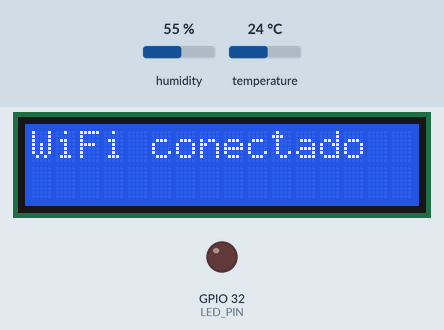
Simulated run of this sketch. Board: ESP32. Shown: 16×2 character LCD, output pins drawn as LEDs (lit = HIGH). Dashed ring = blinking. Inputs (shaded band) come from the test bench; at power-on: temperature 24 °C, humidity 55 %. WiFi joins after 1.5 s; servers stay silent unless stated; the local clock reads 2024-03-15 10:24:30 at power-on unless the sketch sets it; web services answer with replies made up by the test bench; what the sketch prints to the serial monitor is not drawn.

Above: at 1.6 s.
At 4.3 s:
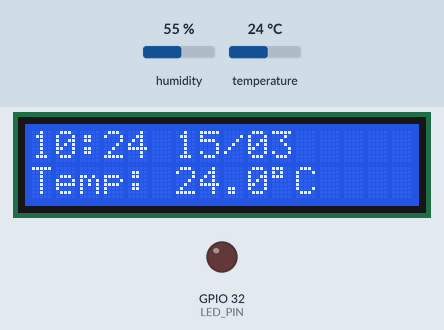
4.4 s: temperature set to 27.6 °C
At 6.5 s:
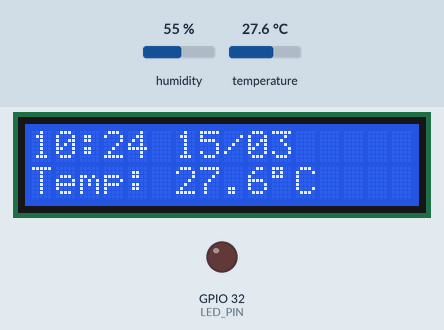
7.2 s: temperature set to 28.3 °C
At 7.36 s:
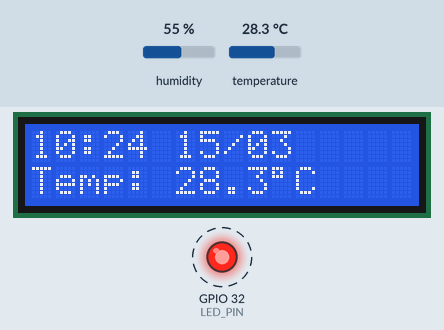
12.5 s: temperature set to 12 °C
At 16.0 s:
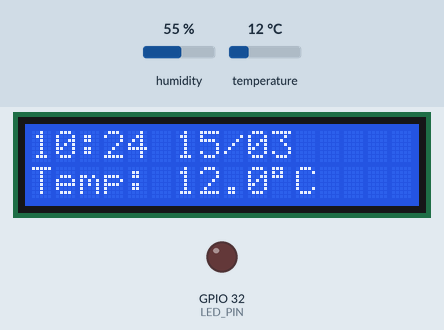
Timing chart, 0 to 17.5 s (numbered marks = the images above; inputs shaded):
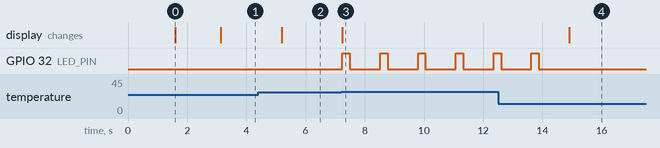

Measured:
- the behaviour switches between 27.9 and 28 °C on temperature (found by bisection; images 2 and 3)
- after the input at 4.4 s, the display: changes after 0.79 s (image 2)
- after the input at 7.2 s, GPIO 32 (LED_PIN): alternates HIGH for 0.25 s and LOW for 1.0 s, starting at once; the display: changes at once (image 3)
- after the input at 12.5 s, GPIO 32 (LED_PIN): goes on until 13.9 s, then stays LOW; the display: changes after 2.4 s (image 4)
- what the display in image 0 shows lasts 1.5 s, from 1.6 s to 3.1 s

The sketch:

codigo_monitoramento.ino
```cpp
// CÓDIGO PRINCIPAL DE MONITORAMENTO TÉRMICO
// Este arquivo contém a lógica do sistema (leitura do sensor, exibição no LCD,
// controle do LED de alerta e envio de dados para o ThingSpeak).


// BIBLIOTECAS
// Aqui importamos as bibliotecas necessárias para o projeto.

#include <WiFi.h>
#include <HTTPClient.h>
#include <Wire.h>
#include <LiquidCrystal_I2C.h>
#include <DHT.h>
#include <time.h>


// CONFIGURAÇÕES DO WI-FI
// Aqui colocamos o nome e a senha da rede Wi-Fi.

const char* ssid = "SECRET_SSID";
const char* password = "SECRET_PASS";


// CONFIGURAÇÕES DO THINGSPEAK (NUVEM)
// Aqui definimos o servidor HTTP e a sua chave de API de escrita.

const char* serverName = "http://api.thingspeak.com/update";
String apiKey = "SECRET_THINGSPEAK_KEY";

// Variáveis para controle do tempo de envio para a nuvem sem travar o código
unsigned long ultimoEnvioNuvem = 0;
const unsigned long intervaloNuvem = 20000; // Envia a cada 20 segundos (20000 ms)


// CONFIGURAÇÃO DO DHT22
// O sensor de temperatura está conectado ao GPIO 33.

#define DHTPIN 33
#define DHTTYPE DHT22

DHT dht(DHTPIN, DHTTYPE);


// CONFIGURAÇÃO DO LED
// O LED está conectado ao GPIO 32.

#define LED_PIN 32


// LIMITES DE TEMPERATURA
// Esses valores determinam o comportamento do LED.

#define LIMITE_ATENCAO 28.0
#define LIMITE_ALERTA 30.0


// CONFIGURAÇÃO DO LCD (16x2 com comunicação I2C)
// SDA → GPIO 26
// SCL → GPIO 25

LiquidCrystal_I2C lcd(0x27, 16, 2);


// CONFIGURAÇÃO DA DATA E HORA
// Aqui configuramos o horário obtido pela internet com ajuste do fuso horário (UTC-3).

const char* ntpServer = "pool.ntp.org";

const long gmtOffset_sec = -3 * 3600; // Ajuste do fuso horário (-3 horas)
const int daylightOffset_sec = 0;


// SETUP
// Esta parte é executada uma única vez quando a ESP32 inicia.

void setup() {

  // Inicia a comunicação serial
  Serial.begin(115200);

  // Configura o LED como saída
  pinMode(LED_PIN, OUTPUT);

  // Começamos com o LED desligado
  digitalWrite(LED_PIN, LOW);

  // Inicia o sensor DHT22
  dht.begin();

  // Inicia a comunicação I2C
  Wire.begin(26, 25);

  // Inicia o LCD
  lcd.init();
  lcd.backlight();

  // Mensagem inicial
  lcd.setCursor(0, 0);
  lcd.print("Conectando WiFi");

  // Conecta ao Wi-Fi com limite de tentativas (evita loop infinito)
  WiFi.begin(ssid, password);

  int tentativas = 0;
  int maxTentativas = 10; // Tenta conectar durante ~5 segundos

  while (WiFi.status() != WL_CONNECTED && tentativas < maxTentativas) {
    delay(500);
    tentativas++;
  }

  // Verifica se conseguiu conectar ou se deu tempo limite
  if (WiFi.status() == WL_CONNECTED) {

    // Configura data e hora pela internet apenas se houver conexão
    configTime(
      gmtOffset_sec,
      daylightOffset_sec,
      ntpServer
    );

    // Mensagem de conexão bem-sucedida
    lcd.clear();
    lcd.setCursor(0, 0);
    lcd.print("WiFi conectado");

  } else {

    // Mensagem caso não consiga conectar ao Wi-Fi
    lcd.clear();
    lcd.setCursor(0, 0);
    lcd.print("Sem Conexao WiFi");

  }

  delay(1500);

  lcd.clear();
}


// LOOP (essa parte fica sendo executada continuamente)
// Faz a leitura da temperatura, atualiza o LCD, controla o LED e envia para a nuvem.

void loop() {

  // Lê a temperatura do DHT22
  float temperatura = dht.readTemperature();

  // Verifica se a leitura é válida
  if (isnan(temperatura)) {

    lcd.setCursor(0, 0);
    lcd.print("Erro no sensor   ");

    delay(2000);

    return;
  }


  // DATA E HORA (obtém a data e a hora atuais)

  struct tm timeinfo;

  if (!getLocalTime(&timeinfo)) {

    lcd.setCursor(0, 0);
    lcd.print("Erro na hora     ");

    delay(2000);

    return;
  }


  // LCD
  // Mostra a hora e a data na primeira linha, mostra a temperatura na segunda linha.

  lcd.setCursor(0, 0);

  if (timeinfo.tm_hour < 10) {
    lcd.print("0");
  }

  lcd.print(timeinfo.tm_hour);
  lcd.print(":");

  if (timeinfo.tm_min < 10) {
    lcd.print("0");
  }

  lcd.print(timeinfo.tm_min);

  lcd.print(" ");

  if (timeinfo.tm_mday < 10) {
    lcd.print("0");
  }

  lcd.print(timeinfo.tm_mday);
  lcd.print("/");

  if ((timeinfo.tm_mon + 1) < 10) {
    lcd.print("0");
  }

  lcd.print(timeinfo.tm_mon + 1);


  // Temperatura
  lcd.setCursor(0, 1);

  lcd.print("Temp: ");
  lcd.print(temperatura, 1);
  lcd.print((char)223);
  lcd.print("C   ");


  // CONTROLE DO LED (comportamento depende da temperatura)

  // Temperatura abaixo de 28 °C: (LED desligado)
  if (temperatura < LIMITE_ATENCAO) {

    digitalWrite(LED_PIN, LOW);

  }

  // Temperatura entre 28 °C e 30 °C: (LED piscando)
  else if (temperatura < LIMITE_ALERTA) {

    digitalWrite(LED_PIN, HIGH);

    delay(250);

    digitalWrite(LED_PIN, LOW);

  }

  // Temperatura igual ou superior a 30 °C: (LED ligado)
  else {

    digitalWrite(LED_PIN, HIGH);

  }


  // ENVIO DE DADOS PARA A NUVEM (THINGSPEAK)
  // Verifica se o Wi-Fi está conectado e se já se passou o intervalo de 20 segundos.

  if ((WiFi.status() == WL_CONNECTED) && (millis() - ultimoEnvioNuvem >= intervaloNuvem)) {

    HTTPClient http;

    // Monta a URL de envio: http://api.thingspeak.com/update?api_key=SUA_CHAVE&field1=VALOR
    String url = String(serverName) + "?api_key=" + apiKey + "&field1=" + String(temperatura, 1);

    http.begin(url);

    int httpResponseCode = http.GET();

    if (httpResponseCode > 0) {
      Serial.print("Dados enviados para o ThingSpeak com sucesso! Codigo: ");
      Serial.println(httpResponseCode);
    } else {
      Serial.print("Erro ao enviar para o ThingSpeak: ");
      Serial.println(httpResponseCode);
    }

    http.end(); // Fecha a conexão HTTP

    // Atualiza o tempo do último envio
    ultimoEnvioNuvem = millis();
  }


  // Aguarda antes de fazer uma nova leitura.
  delay(1000);
}
```
